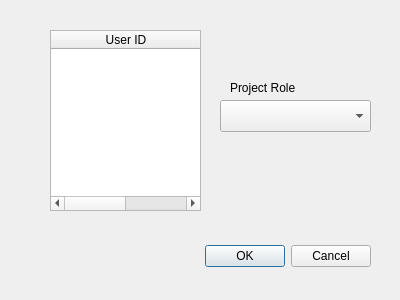
<?xml version="1.0" encoding="UTF-8"?>
<ui version="4.0">
 <class>AddChipDesignerDialog</class>
 <widget class="QDialog" name="AddChipDesignerDialog">
  <property name="geometry">
   <rect>
    <x>0</x>
    <y>0</y>
    <width>400</width>
    <height>300</height>
   </rect>
  </property>
  <property name="windowTitle">
   <string>Add Designer</string>
  </property>
  <widget class="QDialogButtonBox" name="buttonBox">
   <property name="geometry">
    <rect>
     <x>30</x>
     <y>240</y>
     <width>341</width>
     <height>32</height>
    </rect>
   </property>
   <property name="orientation">
    <enum>Qt::Horizontal</enum>
   </property>
   <property name="standardButtons">
    <set>QDialogButtonBox::Cancel|QDialogButtonBox::Ok</set>
   </property>
  </widget>
  <widget class="QTableWidget" name="tableWidget">
   <property name="geometry">
    <rect>
     <x>50</x>
     <y>30</y>
     <width>151</width>
     <height>181</height>
    </rect>
   </property>
   <property name="editTriggers">
    <set>QAbstractItemView::NoEditTriggers</set>
   </property>
   <property name="dragDropOverwriteMode">
    <bool>true</bool>
   </property>
   <property name="selectionMode">
    <enum>QAbstractItemView::SingleSelection</enum>
   </property>
   <property name="selectionBehavior">
    <enum>QAbstractItemView::SelectRows</enum>
   </property>
   <attribute name="horizontalHeaderVisible">
    <bool>true</bool>
   </attribute>
   <attribute name="horizontalHeaderDefaultSectionSize">
    <number>150</number>
   </attribute>
   <attribute name="verticalHeaderVisible">
    <bool>false</bool>
   </attribute>
   <attribute name="verticalHeaderDefaultSectionSize">
    <number>24</number>
   </attribute>
   <column>
    <property name="text">
     <string>User ID</string>
    </property>
   </column>
   <column>
    <property name="text">
     <string>User Name</string>
    </property>
   </column>
  </widget>
  <widget class="QLabel" name="label">
   <property name="geometry">
    <rect>
     <x>230</x>
     <y>80</y>
     <width>81</width>
     <height>16</height>
    </rect>
   </property>
   <property name="text">
    <string>Project Role</string>
   </property>
  </widget>
  <widget class="QComboBox" name="comboBox">
   <property name="geometry">
    <rect>
     <x>220</x>
     <y>100</y>
     <width>151</width>
     <height>32</height>
    </rect>
   </property>
  </widget>
 </widget>
 <resources/>
 <connections>
  <connection>
   <sender>buttonBox</sender>
   <signal>accepted()</signal>
   <receiver>AddChipDesignerDialog</receiver>
   <slot>accept()</slot>
   <hints>
    <hint type="sourcelabel">
     <x>248</x>
     <y>254</y>
    </hint>
    <hint type="destinationlabel">
     <x>157</x>
     <y>274</y>
    </hint>
   </hints>
  </connection>
  <connection>
   <sender>buttonBox</sender>
   <signal>rejected()</signal>
   <receiver>AddChipDesignerDialog</receiver>
   <slot>reject()</slot>
   <hints>
    <hint type="sourcelabel">
     <x>316</x>
     <y>260</y>
    </hint>
    <hint type="destinationlabel">
     <x>286</x>
     <y>274</y>
    </hint>
   </hints>
  </connection>
 </connections>
</ui>
